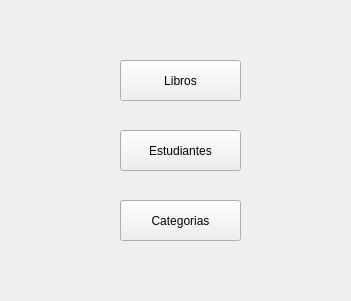
<?xml version="1.0" encoding="UTF-8"?>
<ui version="4.0">
 <class>Form</class>
 <widget class="QWidget" name="Form">
  <property name="geometry">
   <rect>
    <x>0</x>
    <y>0</y>
    <width>351</width>
    <height>301</height>
   </rect>
  </property>
  <property name="windowTitle">
   <string>Form</string>
  </property>
  <widget class="QPushButton" name="pushButton">
   <property name="geometry">
    <rect>
     <x>120</x>
     <y>60</y>
     <width>121</width>
     <height>41</height>
    </rect>
   </property>
   <property name="text">
    <string>Libros</string>
   </property>
  </widget>
  <widget class="QPushButton" name="pushButton_2">
   <property name="geometry">
    <rect>
     <x>120</x>
     <y>130</y>
     <width>121</width>
     <height>41</height>
    </rect>
   </property>
   <property name="text">
    <string>Estudiantes</string>
   </property>
  </widget>
  <widget class="QPushButton" name="pushButton_3">
   <property name="geometry">
    <rect>
     <x>120</x>
     <y>200</y>
     <width>121</width>
     <height>41</height>
    </rect>
   </property>
   <property name="text">
    <string>Categorias</string>
   </property>
  </widget>
 </widget>
 <resources/>
 <connections/>
</ui>
